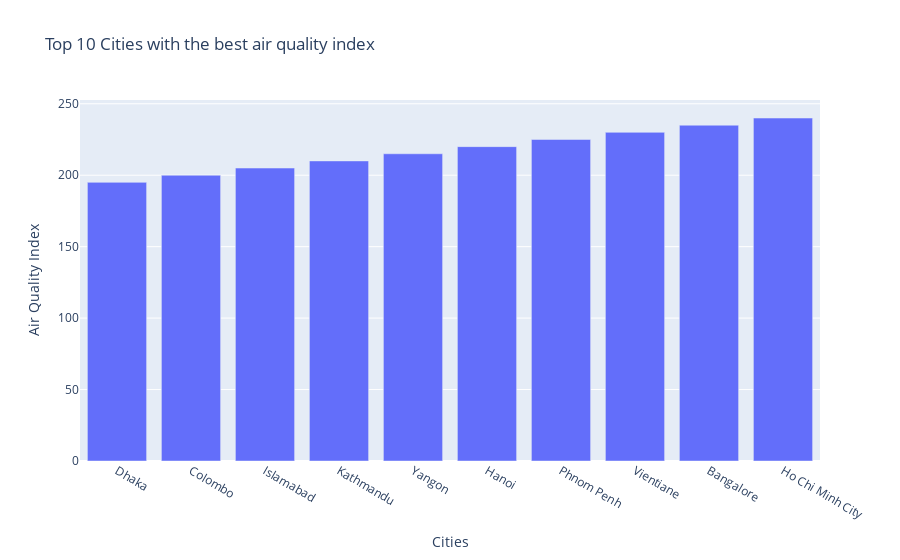

The code cell stored with this chart in its notebook:
### Code cell
fig = go.Figure([go.Bar(x=best_air['City'], y=best_air['Air_Quality_Index'])])
fig.update_layout(title="Top 10 Cities with the best air quality index", xaxis_title="Cities",
    yaxis_title="Air Quality Index")
fig.show()

### Figure 1 — Plotly figure (JSON) as saved in the notebook; plotly's stock layout.template omitted (floating-point values rounded to 4 significant figures)
{"data": [{"type": "bar", "x": ["Dhaka", "Colombo", "Islamabad", "Kathmandu", "Yangon", "Hanoi", "Phnom Penh", "Vientiane", "Bangalore", "Ho Chi Minh City"], "y": [195, 200, 205, 210, 215, 220, 225, 230, 235, 240]}], "layout": {"title": {"text": "Top 10 Cities with the best air quality index"}, "xaxis": {"title": {"text": "Cities"}}, "yaxis": {"title": {"text": "Air Quality Index"}}}}
